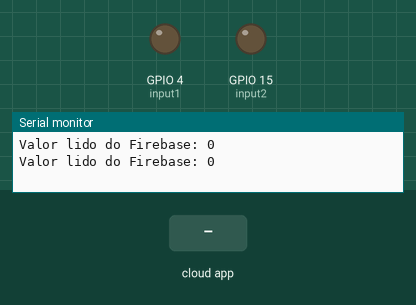
Bench run of a sketch on a simulated ESP32. Parts: output pins drawn as LEDs (lit = HIGH), the last lines printed to the serial monitor. The test bench sets the inputs (shaded band). WiFi joins after 1.5 s; servers stay silent unless stated; the Firebase database answers and starts empty.

Above: at 3.1 s.
3.2 s: the phone or cloud app sets acionamento to 1
At 5.7 s:
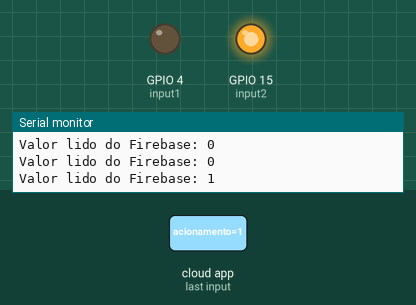
7.3 s: the phone or cloud app sets acionamento to 0
At 9.0 s:
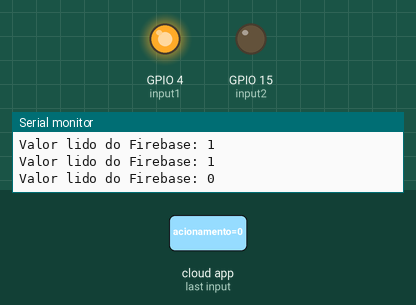
Timing chart, 0 to 12.4 s (numbered marks = the images above; inputs shaded):
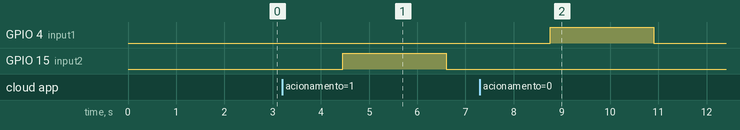

The sketch:

trancusp_c_digo.ino
```cpp
#include <WiFi.h>
#include <FirebaseESP32.h>

#define WIFI_SSID "duende"
#define WIFI_PASSWORD "12345678"
#define FIREBASE_HOST "https://login-firebase-79de7-default-rtdb.firebaseio.com/"
#define FIREBASE_AUTH "AIzaSyCzPcnEQYFJY90gERRQQ91f4L30pHvAApE"


FirebaseData firebaseData;
FirebaseAuth firebaseAuth;

const int input1 = 4;
const int input2 = 15;


void setup() {
  Serial.begin(115200);
  WiFi.begin(WIFI_SSID, WIFI_PASSWORD);
  pinMode(input1, OUTPUT);
  pinMode(input2, OUTPUT);
  Firebase.begin(FIREBASE_HOST, FIREBASE_AUTH);

}

bool previousValue = false;

void loop() {
  if (Firebase.getBool(firebaseData, "/acionamento")) {
    if (firebaseData.dataType() == "boolean") {
      bool valor = firebaseData.boolData();
      Serial.print("Valor lido do Firebase: ");
      Serial.println(valor);

      if (valor == false && previousValue == true) {
        digitalWrite(input1, HIGH);
        digitalWrite(input2, LOW);
        delay(1000);
      } else if (valor == true && previousValue == false) {
        digitalWrite(input1, LOW);
        digitalWrite(input2, HIGH);
        delay(1000);
      } else if (valor == true && previousValue == true) {
        digitalWrite(input1, LOW);
        digitalWrite(input2, LOW);
        delay(1000);
      } else if (valor == false && previousValue == false) {
        digitalWrite(input1, LOW);
        digitalWrite(input2, LOW);
        delay(1000);
      }
      previousValue = valor;
    }
  } else {
    Serial.println("Falha ao ler o dado do Firebase.");
    Serial.println(firebaseData.errorReason());
  }
  delay(1000);
}
```

Measured:
- after the input at 3.2 s, GPIO 15 (input2): LOW → HIGH after 1.3 s, → LOW 2.2 s later
- after the input at 7.3 s, GPIO 4 (input1): LOW → HIGH after 1.5 s, → LOW 2.2 s later
